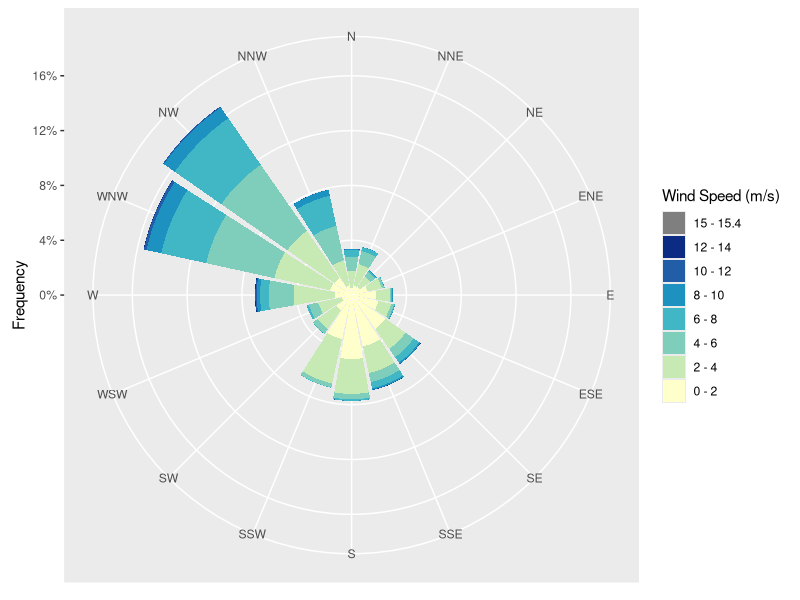
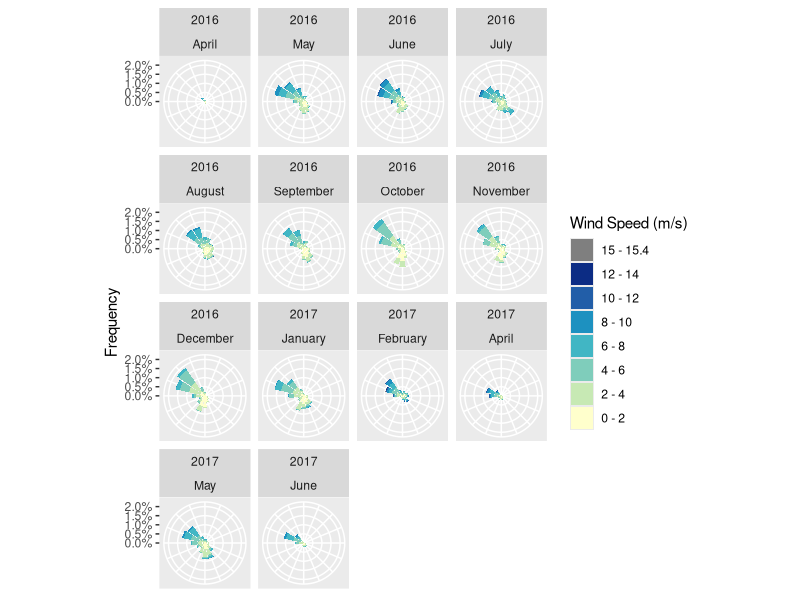

Here is the R script that generated these plots, in order:
# WindRose.R
require(ggplot2)
require(RColorBrewer)

plot.windrose <- function(data,
                          spd,
                          dir,
                          spdres = 2,
                          dirres = 22.5,
                          spdmin = 0,
                          spdmax = 15,
                          spdseq = NULL,
                          palette = "YlGnBu",
                          countmax = NA,
                          debug = 0){
  
  
  # Look to see what data was passed in to the function
  if (is.numeric(spd) & is.numeric(dir)){
    # assume that we've been given vectors of the speed and direction vectors
    data <- data.frame(spd = spd,
                       dir = dir)
    spd = "spd"
    dir = "dir"
  } else if (exists("data")){
    # Assume that we've been given a data frame, and the name of the speed 
    # and direction columns. This is the format we want for later use.    
  }  
  
  # Tidy up input data ----
  n.in <- NROW(data)
  dnu <- (is.na(data[[spd]]) | is.na(data[[dir]]))
  data[[spd]][dnu] <- NA
  data[[dir]][dnu] <- NA
  
  # figure out the wind speed bins ----
  if (missing(spdseq)){
    spdseq <- seq(spdmin,spdmax,spdres)
  } else {
    if (debug >0){
      cat("Using custom speed bins \n")
    }
  }
  # get some information about the number of bins, etc.
  n.spd.seq <- length(spdseq)
  n.colors.in.range <- n.spd.seq - 1
  
  # create the color map
  spd.colors <- colorRampPalette(brewer.pal(min(max(3,
                                                    n.colors.in.range),
                                                min(9,
                                                    n.colors.in.range)),                                               
                                            palette))(n.colors.in.range)
  
  if (max(data[[spd]],na.rm = TRUE) > spdmax){    
    spd.breaks <- c(spdseq,
                    max(data[[spd]],na.rm = TRUE))
    spd.labels <- c(paste(c(spdseq[1:n.spd.seq-1]),
                          '-',
                          c(spdseq[2:n.spd.seq])),
                    paste(spdmax,
                          "-",
                          max(data[[spd]],na.rm = TRUE)))
    spd.colors <- c(spd.colors, "grey50")
  } else{
    spd.breaks <- spdseq
    spd.labels <- paste(c(spdseq[1:n.spd.seq-1]),
                        '-',
                        c(spdseq[2:n.spd.seq]))    
  }
  data$spd.binned <- cut(x = data[[spd]],
                         breaks = spd.breaks,
                         labels = spd.labels,
                         ordered_result = TRUE)
  # clean up the data
  data. <- na.omit(data)
  
  # figure out the wind direction bins
  dir.breaks <- c(-dirres/2,
                  seq(dirres/2, 360-dirres/2, by = dirres),
                  360+dirres/2)  
  dir.labels <- c(paste(360-dirres/2,"-",dirres/2),
                  paste(seq(dirres/2, 360-3*dirres/2, by = dirres),
                        "-",
                        seq(3*dirres/2, 360-dirres/2, by = dirres)),
                  paste(360-dirres/2,"-",dirres/2))
  # assign each wind direction to a bin
  dir.binned <- cut(data[[dir]],
                    breaks = dir.breaks,
                    ordered_result = TRUE)
  levels(dir.binned) <- dir.labels
  data$dir.binned <- dir.binned
  
  # Run debug if required ----
  if (debug>0){    
    cat(dir.breaks,"\n")
    cat(dir.labels,"\n")
    cat(levels(dir.binned),"\n")       
  }  
  
  # deal with change in ordering introduced somewhere around version 2.2
 if(packageVersion("ggplot2") > "2.2"){
  cat("Hadley is dead\n")
   data$spd.binned = with(data, factor(spd.binned, levels = rev(levels(spd.binned))))
   spd.colors = rev(spd.colors)
   
  #  # deal with change in ordering introduced somewhere around version 2.2
  # if(packageVersion("ggplot2") > "2.2"){    
  #    cat("Hadley broke my code\n")
  #    data$spd.binned = with(data, factor(spd.binned, levels = levels(spd.binned)))
  #    spd.colors = spd.colors
   
   
  }
  
  # create the plot ----
  p.windrose <- ggplot(data = data,
                       aes(x = dir.binned,
                           fill = spd.binned
                           ,y = (..count..)/sum(..count..)
                       ))+
    geom_bar() + 
    scale_x_discrete(drop = FALSE,
                     labels = c("N","NNE","NE","ENE", "E", 
                                "ESE", "SE","SSE", 
                                "S","SSW", "SW","WSW", "W", 
                                "WNW","NW","NNW")) +
    coord_polar(start = -((dirres/2)/360) * 2*pi) +
    scale_fill_manual(name = "Wind Speed (m/s)", 
                      values = spd.colors,
                      drop = FALSE) +
    theme(axis.title.x = element_blank()) + 
    scale_y_continuous(labels = scales::percent) +
    ylab("Frequency")
  
  # adjust axes if required
  if (!is.na(countmax)){
    p.windrose <- p.windrose +
      ylim(c(0,countmax))
  }
  
  # print the plot
  print(p.windrose)  
  
  # return the handle to the wind rose
  return(p.windrose)
}


#Sabkha data
data.in <- read.csv(file = "data.csv",col.names = c("date","hr","wd","ws"),stringsAsFactors = FALSE)

# p.wr2 <- plot.windrose(data = data.in, spd = "ws", dir = "wd")

# first create a true POSIXCT timestamp from the date and hour columns
data.in$timestamp <- as.POSIXct(paste0(data.in$date, " ", data.in$hr),
                                format = "%d/%m/%Y %H:%M:%S")

# Convert the time stamp to years and months
data.in$Year <- as.numeric(format(data.in$timestamp, "%Y"))
data.in$month <- factor(format(data.in$timestamp, "%B"),levels = month.name)

# p.wr2 <- plot.windrose(data = data.in,spd = "ws",dir = "wd")
# p.wr3 <- p.wr2 + facet_wrap(~ month)
# p.wr4 <- p.wr3 + theme(axis.text.x = element_blank(),axis.title.x=element_blank())

plot.windrose(data = data.in,spd = "ws",dir = "wd") + facet_wrap(Year ~ month, ncol=4) + theme(axis.text.x = element_blank(), axis.title.x=element_blank())